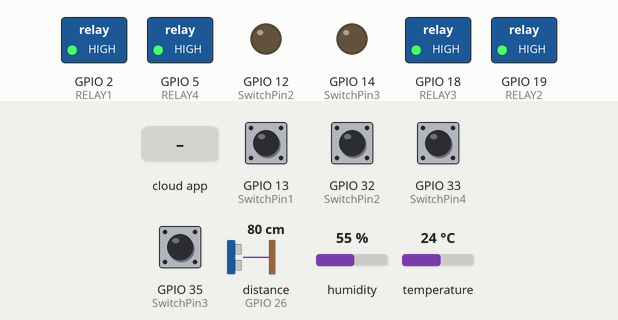
Recording of a sketch running on a simulated ESP32. Parts: switched loads named in the sketch (green lamp = pin HIGH), output pins drawn as LEDs (lit = HIGH). The test bench sets the inputs (shaded band); at power-on: GPIO 13 (SwitchPin1), GPIO 32 (SwitchPin2), GPIO 33 (SwitchPin4), GPIO 35 (SwitchPin3) HIGH, distance to the obstacle (sensor on GPIO 26) 80 cm, humidity 55 %, temperature 24 °C. The echo pulse lasts 58.3 µs per cm; WiFi joins after 1.5 s; servers stay silent unless stated; the Firebase database answers and starts empty; pins used as bus, display or sensor lines are not drawn; what the sketch prints to the serial monitor is not drawn.

Above: at 2.7 s.
2.8 s: the phone or cloud app sets relay1 to 1
At 3.6 s:
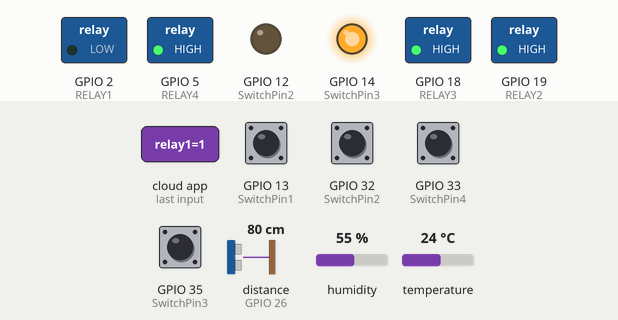
4.6 s: the phone or cloud app sets relay2 to 1
At 5.5 s:
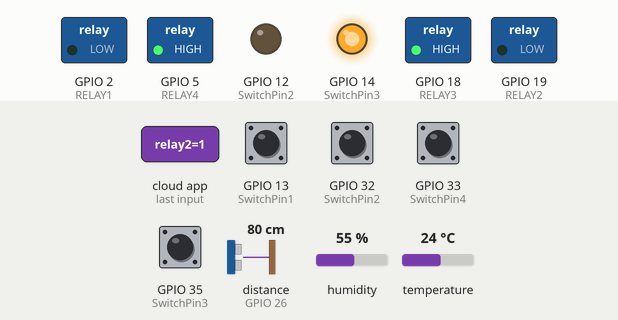
6.3 s: the phone or cloud app sets relay3 to 1
At 8.1 s:
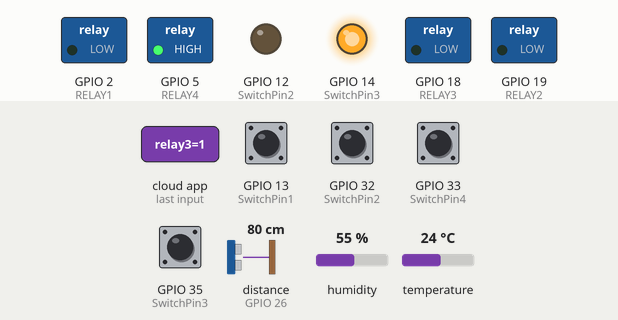
8.4 s: the phone or cloud app sets relay4 to 1
At 8.9 s:
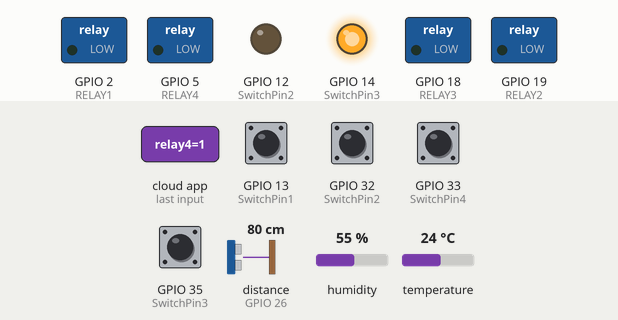
10.0 s: the phone or cloud app sets led to 1
At 10.8 s:
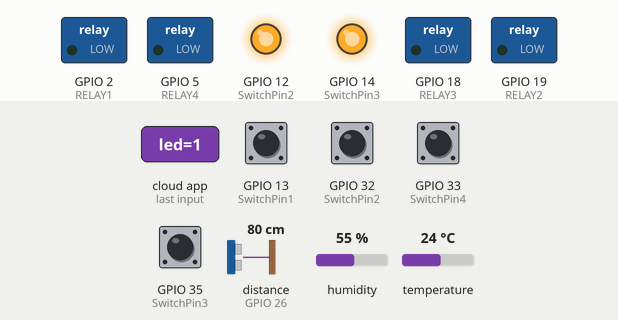
11.7 s: the phone or cloud app sets relay1 to 0
At 13.6 s:
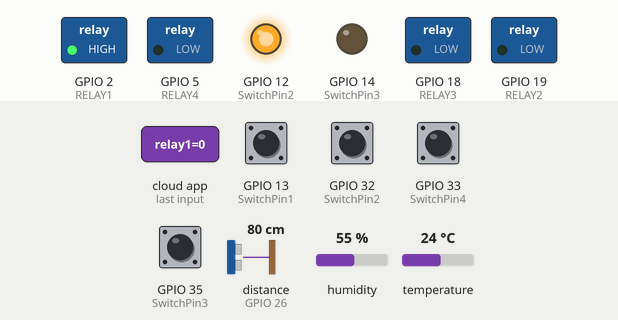
Timing chart, 0 to 14.8 s (numbered marks = the images above; inputs shaded):
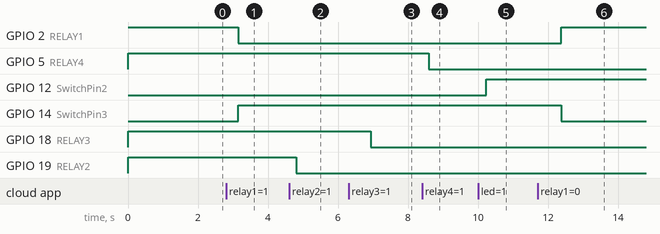

Measured:
- after the input at 2.8 s, GPIO 2 (RELAY1): HIGH → LOW after 0.35 s; GPIO 14 (SwitchPin3): LOW → HIGH after 0.35 s
- after the input at 4.6 s, GPIO 19 (RELAY2): HIGH → LOW after 0.21 s
- after the input at 6.3 s, GPIO 18 (RELAY3): HIGH → LOW after 0.64 s
- after the input at 8.4 s, GPIO 5 (RELAY4): HIGH → LOW after 0.19 s
- after the input at 10.0 s, GPIO 12 (SwitchPin2): LOW → HIGH after 0.24 s
- after the input at 11.7 s, GPIO 2 (RELAY1): LOW → HIGH after 0.67 s; GPIO 14 (SwitchPin3): HIGH → LOW after 0.67 s

The sketch:

v2.ino
```cpp
/**********************************************************************************
 * TITLE: Firebase Web-UI + Manual Button + Sensor Hub (Relays, DHT, Ultrasonic)
 *
 * This code merges two projects:
 * 1. Firebase 4-relay control with manual buttons.
 * 2. Sensor reading (DHT11, Ultrasonic) and LED control.
 *
 * FEATURES:
 * - 4 Relays (Pins 2, 19, 18, 5) with 2-way Firebase sync and manual buttons.
 * - DHT11 Sensor (Pin 25) pushing Temp/Humidity to Firebase.
 * - Ultrasonic Sensor (Pins 27, 26) pushing distance (cm) to Firebase.
 * - LED 1 (Pin 12) controlled by /led variable in Firebase.
 * - LED 2 (Pin 14) ALSO controlled by /led variable in Firebase (USER MODIFICATION).
 **********************************************************************************/

#include <WiFi.h>
#include <Firebase_ESP_Client.h>
#include <AceButton.h>
#include <DHT.h>

using namespace ace_button;

// --- Wi-Fi credentials ---
const char* ssid = "ysr_network";     // WiFi Name
const char* password = "1234567890";  // WiFi Password

// --- Firebase credentials ---
#define API_KEY "AIzaSyBwhAl9D7crGS_0vS1qhh4INrMEvXp0Wlk"
#define DATABASE_URL "https://tarp-aura-default-rtdb.asia-southeast1.firebasedatabase.app/"
#define USER_EMAIL "abc@gmail.com"
#define USER_PASSWORD "123456"

// --- Relay GPIOs (active LOW) ---
#define RELAY1 2
#define RELAY2 19
#define RELAY3 18
#define RELAY4 5

// --- Button GPIOs ---
#define SwitchPin1 13
#define SwitchPin2 12
#define SwitchPin3 14
#define SwitchPin4 27 // Note: This conflicts with TRIG_PIN

// !!!!! --- CRITICAL PIN CONFLICT --- !!!!!
// Your sensor code uses Pin 27 for TRIG_PIN
// Your relay code uses Pin 27 for SwitchPin4
//
// I will change SwitchPin4 to a different pin, for example, GPIO 33.
// Please update this pin to an unused one on your board.
#undef SwitchPin4
#define SwitchPin4 33 // <--- CHANGED PIN. Update this to a free GPIO.
// !!!!! --------------------------------- !!!!!


// --- Sensor & LED GPIOs (from your template) ---
#define DHT_PIN 25
#define DHT_TYPE DHT11
#define TRIG_PIN 27 // This is now free
#define ECHO_PIN 26
#define LED_PIN_12 12 // Note: This conflicts with SwitchPin2
#define LED_PIN_14 14 // Note: This conflicts with SwitchPin3

// !!!!! --- CRITICAL PIN CONFLICTS --- !!!!!
// Your sensor code uses Pin 12 for LED_PIN_12
// Your relay code uses Pin 12 for SwitchPin2
//
// Your sensor code uses Pin 14 for LED_PIN_14
// Your relay code uses Pin 14 for SwitchPin3
//
// This is a major issue. You CANNOT use the same pin for a button and an LED.
//
// I will assume the SENSORS/LEDs are the new requirement and will
// move the BUTTONS to new pins.
//
// --- NEW PINS (Please update to match your circuit) ---
#undef SwitchPin2
#undef SwitchPin3
#undef LED_PIN_12 // Pin 12 is now an LED
#undef LED_PIN_14 // Pin 14 is now an LED

#define LED_PIN_12 12
#define LED_PIN_14 14

#define SwitchPin2 32 // <--- MOVED PIN. Update to a free GPIO.
#define SwitchPin3 35 // <--- MOVED PIN. Update to a free GPIO.

// --- Ultrasonic Threshold ---
//#define ULTRASONIC_THRESHOLD 20.0 // 20 cm

// --- Firebase Setup ---
FirebaseData fbdo;
FirebaseAuth auth;
FirebaseConfig config;

// --- AceButtons ---
AceButton button1(SwitchPin1);
AceButton button2(SwitchPin2);
AceButton button3(SwitchPin3);
AceButton button4(SwitchPin4);

// --- DHT Sensor ---
DHT dht(DHT_PIN, DHT_TYPE);

// --- Timer for non-blocking sensor reads ---
unsigned long lastSensorRead = 0;
const long sensorReadInterval = 5000; // 5 seconds

// --- Button Event Handler ---
void handleEvent(AceButton* button, uint8_t eventType, uint8_t /* buttonState */) {
  if (eventType != AceButton::kEventReleased) return;

  int id = button->getPin();
  bool currentState;
  bool newState;

  switch (id) {
    case SwitchPin1:
      currentState = (digitalRead(RELAY1) == LOW); // true if ON
      newState = !currentState; // Invert the state
      digitalWrite(RELAY1, newState ? LOW : HIGH);
      // digitalWrite(LED_PIN_14, newState ? HIGH : LOW); // <-- MODIFICATION: REMOVED this line
      Firebase.RTDB.setBool(&fbdo, "/relay1", newState);
      break;

    case SwitchPin2:
      currentState = (digitalRead(RELAY2) == LOW);
      newState = !currentState;
      digitalWrite(RELAY2, newState ? LOW : HIGH);
      Firebase.RTDB.setBool(&fbdo, "/relay2", newState);
      break;

    case SwitchPin3:
      currentState = (digitalRead(RELAY3) == LOW);
      newState = !currentState;
      digitalWrite(RELAY3, newState ? LOW : HIGH);
      Firebase.RTDB.setBool(&fbdo, "/relay3", newState);
      break;

    case SwitchPin4:
      currentState = (digitalRead(RELAY4) == LOW);
      newState = !currentState;
      digitalWrite(RELAY4, newState ? LOW : HIGH);
      Firebase.RTDB.setBool(&fbdo, "/relay4", newState);
      break;
  }
}

// --- Sensor Reading Function ---
void readAndPushSensors() {
  Serial.println("Reading sensors...");

  // ----- 1. DHT11 Temperature & Humidity -----
  float humi = dht.readHumidity();
  float tempF = dht.readTemperature(); // Read as Fahrenheit (matches '68' in screenshot)

  if (isnan(tempF) || isnan(humi)) {
    Serial.println("Failed to read from DHT11 sensor!");
  } else {
    // Push to Firebase
    Firebase.RTDB.setInt(&fbdo, "/humidity", (int)humi);
    Firebase.RTDB.setInt(&fbdo, "/temperature", (int)tempF);
    Serial.printf("Pushed to Firebase: Humi: %d, Temp: %d\n", (int)humi, (int)tempF);
  }

  // ----- 2. Ultrasonic Distance Measurement -----
  long duration;
  float distanceCm;

  digitalWrite(TRIG_PIN, LOW);
  delayMicroseconds(2);
  digitalWrite(TRIG_PIN, HIGH);
  delayMicroseconds(10);
  digitalWrite(TRIG_PIN, LOW);

  duration = pulseIn(ECHO_PIN, HIGH, 30000);
  distanceCm = duration * 0.0343 / 2;

  // Push boolean to Firebase
  //Firebase.RTDB.setBool(&fbdo, "/ulsc", isClose);
  Firebase.RTDB.setInt(&fbdo, "/ulsc", (int)distanceCm);
  Serial.printf("Pushed to Firebase: ulsc Distance: %.2f cm", distanceCm);
}

void setup() {
  Serial.begin(115200);

  // --- Setup relay pins ---
  pinMode(RELAY1, OUTPUT);
  pinMode(RELAY2, OUTPUT);
  pinMode(RELAY3, OUTPUT);
  pinMode(RELAY4, OUTPUT);
  digitalWrite(RELAY1, HIGH); // OFF
  digitalWrite(RELAY2, HIGH); // OFF
  digitalWrite(RELAY3, HIGH); // OFF
  digitalWrite(RELAY4, HIGH); // OFF

  // --- Setup button pins ---
  pinMode(SwitchPin1, INPUT_PULLUP);
  pinMode(SwitchPin2, INPUT_PULLUP);
  pinMode(SwitchPin3, INPUT_PULLUP);
  pinMode(SwitchPin4, INPUT_PULLUP);

  // --- Setup Sensor & LED pins ---
  dht.begin();
  pinMode(TRIG_PIN, OUTPUT);
  pinMode(ECHO_PIN, INPUT);
  pinMode(LED_PIN_12, OUTPUT);
  pinMode(LED_PIN_14, OUTPUT);
  digitalWrite(LED_PIN_12, LOW); // OFF
  digitalWrite(LED_PIN_14, LOW); // OFF

  // --- Attach AceButtons ---
  ButtonConfig* config1 = button1.getButtonConfig();
  ButtonConfig* config2 = button2.getButtonConfig();
  ButtonConfig* config3 = button3.getButtonConfig();
  ButtonConfig* config4 = button4.getButtonConfig();
  config1->setEventHandler(handleEvent);
  config2->setEventHandler(handleEvent);
  config3->setEventHandler(handleEvent);
  config4->setEventHandler(handleEvent);

  // --- Connect to Wi-Fi ---
  WiFi.begin(ssid, password);
  Serial.print("Connecting to Wi-Fi");
  while (WiFi.status() != WL_CONNECTED) {
    Serial.print(".");
    delay(500);
  }
  Serial.println(" Connected!");

  // --- Connect to Firebase ---
  config.api_key = API_KEY;
  auth.user.email = USER_EMAIL;
  auth.user.password = USER_PASSWORD;
  config.database_url = DATABASE_URL;
  Firebase.begin(&config, &auth);
  Firebase.reconnectWiFi(true);
}

void loop() {
  // --- 1. Check Firebase for remote updates ---
  if (Firebase.ready()) {
    bool r1, r2, r3, r4, led_state; // Renamed led12_state to led_state

    // --- Relay 1 ---
    if (Firebase.RTDB.getBool(&fbdo, "/relay1")) {
      r1 = fbdo.boolData();
      digitalWrite(RELAY1, r1 ? LOW : HIGH); // Active LOW relay
      digitalWrite(LED_PIN_14, r1 ? HIGH : LOW); // <-- MODIFICATION: ADDED this line
      // digitalWrite(LED_PIN_14, r1 ? HIGH : LOW); // <-- MODIFICATION: REMOVED this line
    }

    // --- Relay 2 ---
    if (Firebase.RTDB.getBool(&fbdo, "/relay2")) {
      r2 = fbdo.boolData();
      digitalWrite(RELAY2, r2 ? LOW : HIGH);
    }

    // --- Relay 3 ---
    if (Firebase.RTDB.getBool(&fbdo, "/relay3")) {
      r3 = fbdo.boolData();
      digitalWrite(RELAY3, r3 ? LOW : HIGH);
    }

    // --- Relay 4 ---
    if (Firebase.RTDB.getBool(&fbdo, "/relay4")) {
      r4 = fbdo.boolData();
      digitalWrite(RELAY4, r4 ? LOW : HIGH);
    }

    // --- LED 12 and LED 14 (from /led) ---
    if (Firebase.RTDB.getBool(&fbdo, "/led")) {
      led_state = fbdo.boolData();
      digitalWrite(LED_PIN_12, led_state ? HIGH : LOW);
    }

    // --- 2. Push Sensor Data (on interval) ---
    if (millis() - lastSensorRead > sensorReadInterval) {
      lastSensorRead = millis();
      readAndPushSensors();
    }
  }

  // --- 3. Check for manual button presses ---
  button1.check();
  button2.check();
  button3.check();
  button4.check();
}
```
